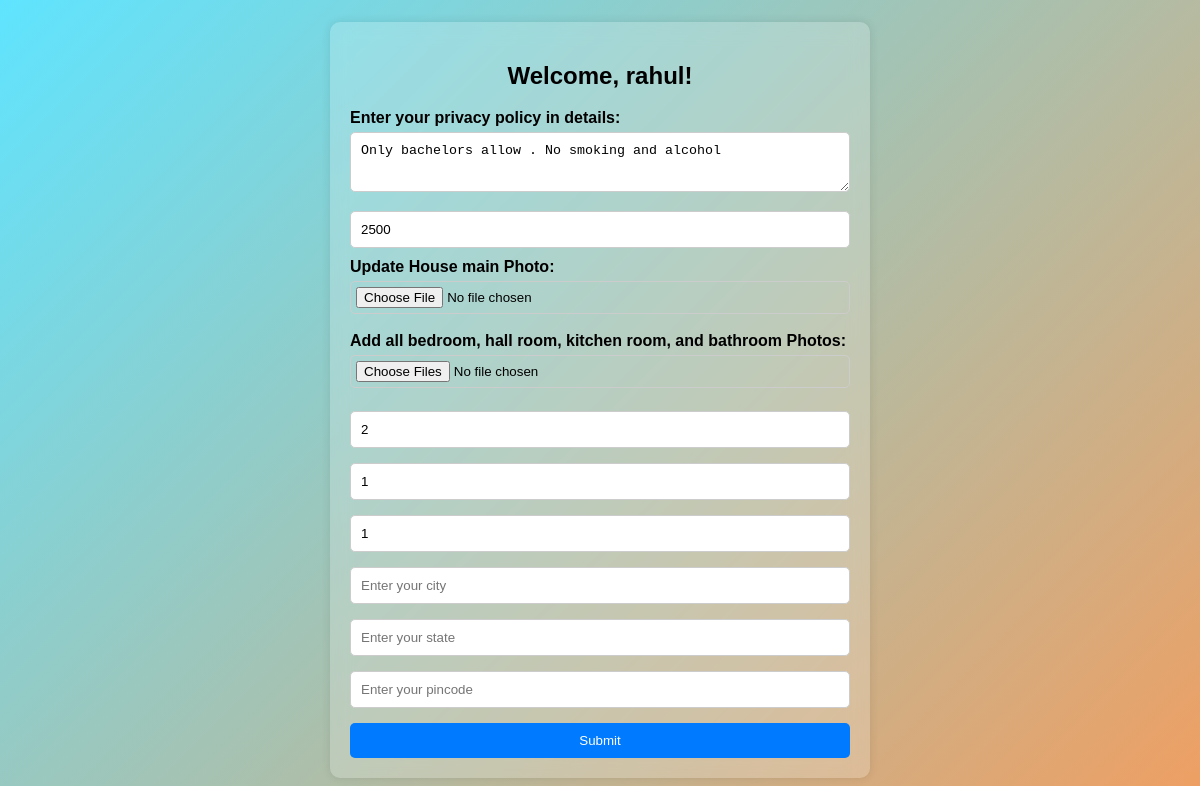
Screenshot of /land_lord/ (signed in) with the database file from the repository.
### authentication_app/models.py (models this page shows, shortened)
class UserProfile(models.Model):
    user = models.OneToOneField(User, on_delete=models.CASCADE)
    profile_photo= models.ImageField(upload_to='profile_photos', blank=True, null=True)
    extra_photos = models.ManyToManyField(Image, blank=True)
    bio = models.TextField(blank=True)
    price = models.DecimalField(max_digits=10,blank=True,decimal_places=0, default=0)
    first_name = models.CharField(max_length=30, blank=True)
    last_name = models.CharField(max_length=30, blank=True)
    email = models.EmailField(blank=True)
    mobile_number = models.CharField(max_length=15, blank=True)
    bedroom = models.DecimalField( max_digits=5, decimal_places=0, blank=True, default=0)
    hallroom = models.DecimalField( max_digits=5, decimal_places=0, blank=True, default=0)
    kitchen = models.DecimalField( max_digits=5, decimal_places=0, blank=True, default=0)
    location_info = models.CharField(max_length=100, blank=True )
    location_2 = models.CharField(max_length=100, blank=True)

### authentication_app/views.py (the view, shortened to what this page needs)
# urls.py: path('land_lord/', land_lord, name='land_lord'),
@login_required
def land_lord(request):
    user_profile, created = UserProfile.objects.get_or_create(user=request.user)
    extra_photos = user_profile.extra_photos.all()
    extra_photos_count = extra_photos.count()
    print(extra_photos)
    return render(request, 'land_lord.html', {'user_profile': user_profile, 'extra_photos': extra_photos})

### authentication_app/models.py (called while the page is built)
    def __str__(self):
        return self.image.name

### templates/land_lord.html (shortened to what this page needs)
{% load static %}
<!DOCTYPE html>
<html lang="en">
  <head>
    <link rel="stylesheet" href="{% static 'css/land_lord.css' %}" />
  </head>
  <body>
    <div class="form-container">
      <h2>Welcome, {{ user_profile.user.username }}!</h2>
      <form method="post" enctype="multipart/form-data">
        <label for="bio">Enter your privacy policy in details:</label>
        <textarea
          rows="6"
          name="bio"
          cols="50"
          placeholder="Write your privacy policy here..."
          style="resize: vertical; width: 100%; height: 60px"
        >
{{ user_profile.bio }}</textarea
        >
        <input
          type="number"
          name="price"
          value="{% if user_profile.price == 0 %}{{ user_profile.price|default:'' }}{% else %}{{ user_profile.price }}{% endif %}"
          placeholder="Price"
        />
        <label for="profile_photo">Update House main Photo:</label>
        <input
          type="file"
          name="profile_photos"
          id="mainPhotoInput"
          accept="image/*"
        />
        <label for="extra_photos"
          >Add all bedroom, hall room, kitchen room, and bathroom Photos:</label
        >
        <input
          type="file"
          name="extra_photos"
          id="multiPhotoInput"
          multiple
          accept="image/*"
        />
        <input
          type="number"
          name="bedroom"
          value="{% if user_profile.bedroom == 0 %}{{ user_profile.bedroom|default:'' }}{% else %}{{ user_profile.bedroom }}{% endif %}"
          placeholder="Enter your number of bedrooms"
        />
        <input
          type="number"
          name="hallroom"
          value="{% if user_profile.hallroom == 0 %}{{ user_profile.hallroom|default:'' }}{% else %}{{ user_profile.hallroom }}{% endif %}"
          placeholder="Enter your number of hall rooms"
        />
        <input
          type="number"
          name="kitchen"
          value="{% if user_profile.kitchen == 0 %}{{ user_profile.kitchen|default:'' }}{% else %}{{ user_profile.kitchen }}{% endif %}"
          placeholder="Enter your number of kitchens"
        />
        <input type="text" name="city" placeholder="Enter your city" />
        <input type="text" name="state" placeholder="Enter your state" />
        <input type="number" name="pin" placeholder="Enter your pincode" />
        <button type="submit">Submit</button>
      </form>
    </div>
  </body>
</html>

### static/css/land_lord.css (style rules this page uses)
body { font-family: Arial, sans-serif; background: linear-gradient(135deg, #5fe4ff, #ef9f62); display: flex; justify-content: center; align-items: center; height: 100vh; margin: 0; }
.form-container { background: rgba(255, 255, 255, 0.2); backdrop-filter: blur(10px); padding: 20px; border-radius: 10px; box-shadow: 0px 0px 10px rgba(0, 0, 0, 0.1); max-width: 500px; width: 100%; }
h2 { text-align: center; color: black; }
label { font-weight: bold; display: block; margin-top: 10px; color: black; }
input, textarea { width: 100%; padding: 10px; margin-top: 5px; border: 1px solid #ccc; border-radius: 5px; transition: all 0.3s; box-sizing: border-box; }
textarea { resize: none; height: 40px; }
input[type="file"] { padding: 5px; }
button { width: 100%; padding: 10px; margin-top: 15px; background-color: #007bff; color: white; border: none; border-radius: 5px; cursor: pointer; transition: background 0.3s; }

### rows the page displays
UserProfile: user.username "rahul", bio "Only bachelors allow . No smoking and alcohol", price "2500", bedroom "2", hallroom "1", kitchen "1"
